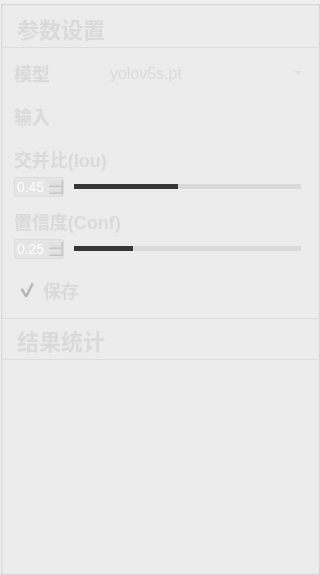
          <widget class="QGroupBox" name="groupBox_8">
           <property name="minimumSize">
            <size>
             <width>320</width>
             <height>0</height>
            </size>
           </property>
           <property name="maximumSize">
            <size>
             <width>320</width>
             <height>16777215</height>
            </size>
           </property>
           <property name="styleSheet">
            <string notr="true">#groupBox_8{
background-color: rgba(75, 75, 75, 200);
border: 0px solid #42adff;
border-radius:0px;}
</string>
           </property>
           <property name="title">
            <string/>
           </property>
           <layout class="QVBoxLayout" name="verticalLayout_8" stretch="0,0,0,0,0,0,0">
            <property name="spacing">
             <number>11</number>
            </property>
            <property name="leftMargin">
             <number>0</number>
            </property>
            <property name="topMargin">
             <number>0</number>
            </property>
            <property name="rightMargin">
             <number>0</number>
            </property>
            <property name="bottomMargin">
             <number>0</number>
            </property>
            <item>
             <widget class="QGroupBox" name="groupBox_2">
              <property name="minimumSize">
               <size>
                <width>0</width>
                <height>42</height>
               </size>
              </property>
              <property name="maximumSize">
               <size>
                <width>16777215</width>
                <height>42</height>
               </size>
              </property>
              <property name="styleSheet">
               <string notr="true">#groupBox_2{
border: 0px solid #42adff;
border-bottom: 1px solid rgba(200, 200, 200,100);
border-radius:0px;}</string>
              </property>
              <property name="title">
               <string/>
              </property>
              <layout class="QHBoxLayout" name="horizontalLayout_35">
               <property name="leftMargin">
                <number>11</number>
               </property>
               <property name="topMargin">
                <number>0</number>
               </property>
               <property name="rightMargin">
                <number>11</number>
               </property>
               <property name="bottomMargin">
                <number>0</number>
               </property>
               <item>
                <widget class="QLabel" name="label_5">
                 <property name="minimumSize">
                  <size>
                   <width>0</width>
                   <height>0</height>
                  </size>
                 </property>
                 <property name="maximumSize">
                  <size>
                   <width>16777215</width>
                   <height>40</height>
                  </size>
                 </property>
                 <property name="styleSheet">
                  <string notr="true">QLabel
{
	font-size: 22px;
	font-family: &quot;Microsoft YaHei&quot;;
	font-weight: bold;
 		border-radius:9px;
		background:rgba(66, 195, 255, 0);
color: rgb(218, 218, 218);

}
</string>
                 </property>
                 <property name="text">
                  <string>参数设置</string>
                 </property>
                </widget>
               </item>
               <item>
                <spacer name="horizontalSpacer_13">
                 <property name="orientation">
                  <enum>Qt::Horizontal</enum>
                 </property>
                 <property name="sizeHint" stdset="0">
                  <size>
                   <width>37</width>
                   <height>39</height>
                  </size>
                 </property>
                </spacer>
               </item>
              </layout>
             </widget>
            </item>
            <item>
             <layout class="QHBoxLayout" name="horizontalLayout_2">
              <property name="leftMargin">
               <number>11</number>
              </property>
              <property name="rightMargin">
               <number>11</number>
              </property>
              <item>
               <widget class="QLabel" name="label_3">
                <property name="minimumSize">
                 <size>
                  <width>0</width>
                  <height>28</height>
                 </size>
                </property>
                <property name="maximumSize">
                 <size>
                  <width>80</width>
                  <height>16777215</height>
                 </size>
                </property>
                <property name="styleSheet">
                 <string notr="true">QLabel
{
	font-size: 18px;
	font-family: &quot;Microsoft YaHei&quot;;
	font-weight: bold;
 		border-radius:9px;
		background:rgba(66, 195, 255, 0);
color: rgb(218, 218, 218);
}
</string>
                </property>
                <property name="text">
                 <string>模型</string>
                </property>
               </widget>
              </item>
              <item>
               <widget class="QComboBox" name="comboBox">
                <property name="minimumSize">
                 <size>
                  <width>0</width>
                  <height>28</height>
                 </size>
                </property>
                <property name="styleSheet">
                 <string notr="true">QComboBox QAbstractItemView {
font-family: &quot;Microsoft YaHei&quot;;
font-size: 16px;
background:rgba(200, 200, 200,150);
selection-background-color: rgba(200, 200, 200,50);
color: rgb(218, 218, 218);
outline:none;
border:none;}
QComboBox{
font-family: &quot;Microsoft YaHei&quot;;
font-size: 16px;
color: rgb(218, 218, 218);
border-width:0px;
border-color:white;
border-style:solid;
background-color: rgba(200, 200, 200,0);}

QComboBox::drop-down {
margin-top:8;
height:20;
background:rgba(255,255,255,0);
border-image: url(:/img/icon/下拉_白色.png);
}
</string>
                </property>
                <item>
                 <property name="text">
                  <string>yolov5s.pt</string>
                 </property>
                </item>
                <item>
                 <property name="text">
                  <string>yolov5m.pt</string>
                 </property>
                </item>
                <item>
                 <property name="text">
                  <string>yolov5l.pt</string>
                 </property>
                </item>
                <item>
                 <property name="text">
                  <string>yolov5x.pt</string>
                 </property>
                </item>
               </widget>
              </item>
             </layout>
            </item>
            <item>
             <layout class="QHBoxLayout" name="horizontalLayout_9">
              <property name="leftMargin">
               <number>11</number>
              </property>
              <property name="rightMargin">
               <number>0</number>
              </property>
              <item>
               <widget class="QLabel" name="label_10">
                <property name="maximumSize">
                 <size>
                  <width>80</width>
                  <height>16777215</height>
                 </size>
                </property>
                <property name="styleSheet">
                 <string notr="true">QLabel
{
	font-size: 18px;
	font-family: &quot;Microsoft YaHei&quot;;
	font-weight: bold;
 		border-radius:9px;
		background:rgba(66, 195, 255, 0);
color: rgb(218, 218, 218);
}
</string>
                </property>
                <property name="text">
                 <string>输入</string>
                </property>
               </widget>
              </item>
              <item>
               <layout class="QHBoxLayout" name="horizontalLayout_11">
                <item>
                 <widget class="QGroupBox" name="groupBox_5">
                  <property name="styleSheet">
                   <string notr="true">#groupBox_5{
background-color: rgba(48,148,243,0);
border: 0px solid #42adff;
border-left: 0px solid #d9d9d9;
border-right: 0px solid rgba(29, 83, 185, 255);
border-radius:0px;}</string>
                  </property>
                  <property name="title">
                   <string/>
                  </property>
                  <layout class="QHBoxLayout" name="horizontalLayout_8">
                   <property name="leftMargin">
                    <number>0</number>
                   </property>
                   <property name="topMargin">
                    <number>0</number>
                   </property>
                   <property name="rightMargin">
                    <number>0</number>
                   </property>
                   <property name="bottomMargin">
                    <number>0</number>
                   </property>
                   <item>
                    <widget class="QPushButton" name="fileButton">
                     <property name="minimumSize">
                      <size>
                       <width>55</width>
                       <height>28</height>
                      </size>
                     </property>
                     <property name="maximumSize">
                      <size>
                       <width>16777215</width>
                       <height>28</height>
                      </size>
                     </property>
                     <property name="toolTip">
                      <string>file</string>
                     </property>
                     <property name="styleSheet">
                      <string notr="true">QPushButton{font-family: &quot;Microsoft YaHei&quot;;
font-size: 14px;
font-weight: bold;
color:white;
text-align: center center;
padding-left: 5px;
padding-right: 5px;
padding-top: 4px;
padding-bottom: 4px;
border-style: solid;
border-width: 0px;
border-color: rgba(255, 255, 255, 255);
border-radius: 3px;
background-color: rgba(200, 200, 200,0);}

QPushButton:focus{outline: none;}

QPushButton::pressed{font-family: &quot;Microsoft YaHei&quot;;
                     font-size: 14px;
                     font-weight: bold;
                     color:rgb(200,200,200);
                     text-align: center center;
                     padding-left: 5px;
                     padding-right: 5px;
                     padding-top: 4px;
                     padding-bottom: 4px;
                     border-style: solid;
                     border-width: 0px;
                     border-color: rgba(255, 255, 255, 255);
                     border-radius: 3px;
                     background-color:  #bf513b;}

QPushButton::disabled{font-family: &quot;Microsoft YaHei&quot;;
                     font-size: 14px;
                     font-weight: bold;
                     color:rgb(200,200,200);
                     text-align: center center;
                     padding-left: 5px;
                     padding-right: 5px;
                     padding-top: 4px;
                     padding-bottom: 4px;
                     border-style: solid;
                     border-width: 0px;
                     border-color: rgba(255, 255, 255, 255);
                     border-radius: 3px;
                     background-color:  #bf513b;}
QPushButton::hover {
border-style: solid;
border-width: 0px;
border-radius: 0px;
background-color: rgba(48,148,243,80);}</string>
                     </property>
                     <property name="text">
                      <string/>
                     </property>
                     <property name="icon">
                      <iconset resource="../apprcc.qrc">
                       <normaloff>:/img/icon/打开.png</normaloff>:/img/icon/打开.png</iconset>
                     </property>
                    </widget>
                   </item>
                   <item>
                    <widget class="QPushButton" name="cameraButton">
                     <property name="minimumSize">
                      <size>
                       <width>55</width>
                       <height>28</height>
                      </size>
                     </property>
                     <property name="maximumSize">
                      <size>
                       <width>16777215</width>
                       <height>28</height>
                      </size>
                     </property>
                     <property name="toolTip">
                      <string>camera</string>
                     </property>
                     <property name="styleSheet">
                      <string notr="true">QPushButton{font-family: &quot;Microsoft YaHei&quot;;
font-size: 14px;
font-weight: bold;
color:white;
text-align: center center;
padding-left: 5px;
padding-right: 5px;
padding-top: 4px;
padding-bottom: 4px;
border-style: solid;
border-width: 0px;
border-color: rgba(255, 255, 255, 255);
border-radius: 3px;
background-color: rgba(48,148,243,0);}

QPushButton:focus{outline: none;}

QPushButton::pressed{font-family: &quot;Microsoft YaHei&quot;;
                     font-size: 14px;
                     font-weight: bold;
                     color:rgb(200,200,200);
                     text-align: center center;
                     padding-left: 5px;
                     padding-right: 5px;
                     padding-top: 4px;
                     padding-bottom: 4px;
                     border-style: solid;
                     border-width: 0px;
                     border-color: rgba(255, 255, 255, 255);
                     border-radius: 3px;
                     background-color:  #bf513b;}

QPushButton::disabled{font-family: &quot;Microsoft YaHei&quot;;
                     font-size: 14px;
                     font-weight: bold;
                     color:rgb(200,200,200);
                     text-align: center center;
                     padding-left: 5px;
                     padding-right: 5px;
                     padding-top: 4px;
                     padding-bottom: 4px;
                     border-style: solid;
                     border-width: 0px;
                     border-color: rgba(255, 255, 255, 255);
                     border-radius: 3px;
                     background-color:  #bf513b;}
QPushButton::hover {
border-style: solid;
border-width: 0px;
border-radius: 0px;
background-color: rgba(48,148,243,80);}</string>
                     </property>
                     <property name="text">
                      <string/>
                     </property>
                     <property name="icon">
                      <iconset resource="../apprcc.qrc">
                       <normaloff>:/img/icon/摄像头开.png</normaloff>:/img/icon/摄像头开.png</iconset>
                     </property>
                    </widget>
                   </item>
                   <item>
                    <widget class="QPushButton" name="rtspButton">
                     <property name="minimumSize">
                      <size>
                       <width>55</width>
                       <height>28</height>
                      </size>
                     </property>
                     <property name="maximumSize">
                      <size>
                       <width>16777215</width>
                       <height>28</height>
                      </size>
                     </property>
                     <property name="toolTip">
                      <string>rtsp</string>
                     </property>
                     <property name="styleSheet">
                      <string notr="true">QPushButton{font-family: &quot;Microsoft YaHei&quot;;
font-size: 14px;
font-weight: bold;
color:white;
text-align: center center;
padding-left: 5px;
padding-right: 5px;
padding-top: 4px;
padding-bottom: 4px;
border-style: solid;
border-width: 0px;
border-color: rgba(255, 255, 255, 255);
border-radius: 3px;
background-color: rgba(48,148,243,0);}

QPushButton:focus{outline: none;}

QPushButton::pressed{font-family: &quot;Microsoft YaHei&quot;;
                     font-size: 14px;
                     font-weight: bold;
                     color:rgb(200,200,200);
                     text-align: center center;
                     padding-left: 5px;
                     padding-right: 5px;
                     padding-top: 4px;
                     padding-bottom: 4px;
                     border-style: solid;
                     border-width: 0px;
                     border-color: rgba(255, 255, 255, 255);
                     border-radius: 3px;
                     background-color:  #bf513b;}

QPushButton::disabled{font-family: &quot;Microsoft YaHei&quot;;
                     font-size: 14px;
                     font-weight: bold;
                     color:rgb(200,200,200);
                     text-align: center center;
                     padding-left: 5px;
                     padding-right: 5px;
                     padding-top: 4px;
                     padding-bottom: 4px;
                     border-style: solid;
                     border-width: 0px;
                     border-color: rgba(255, 255, 255, 255);
                     border-radius: 3px;
                     background-color:  #bf513b;}
QPushButton::hover {
border-style: solid;
border-width: 0px;
border-radius: 0px;
background-color: rgba(48,148,243,80);}</string>
                     </property>
                     <property name="text">
                      <string/>
                     </property>
                     <property name="icon">
                      <iconset resource="../apprcc.qrc">
                       <normaloff>:/img/icon/实时视频流解析.png</normaloff>:/img/icon/实时视频流解析.png</iconset>
                     </property>
                    </widget>
                   </item>
                  </layout>
                 </widget>
                </item>
               </layout>
              </item>
             </layout>
            </item>
            <item>
             <layout class="QVBoxLayout" name="verticalLayout_3">
              <property name="spacing">
               <number>4</number>
              </property>
              <property name="leftMargin">
               <number>11</number>
              </property>
              <property name="rightMargin">
               <number>11</number>
              </property>
              <item>
               <widget class="QLabel" name="label_2">
                <property name="styleSheet">
                 <string notr="true">QLabel
{
	font-size: 18px;
	font-family: &quot;Microsoft YaHei&quot;;
	font-weight: bold;
 		border-radius:9px;
		background:rgba(66, 195, 255, 0);
color: rgb(218, 218, 218);
}
</string>
                </property>
                <property name="text">
                 <string>交并比(Iou)</string>
                </property>
               </widget>
              </item>
              <item>
               <layout class="QHBoxLayout" name="horizontalLayout_4">
                <property name="spacing">
                 <number>5</number>
                </property>
                <item>
                 <widget class="QDoubleSpinBox" name="iouSpinBox">
                  <property name="minimumSize">
                   <size>
                    <width>50</width>
                    <height>0</height>
                   </size>
                  </property>
                  <property name="maximumSize">
                   <size>
                    <width>50</width>
                    <height>16777215</height>
                   </size>
                  </property>
                  <property name="styleSheet">
                   <string notr="true">QDoubleSpinBox{
background:rgba(200, 200, 200,50);
color:white;
font-size: 14px;
font-family: &quot;Microsoft YaHei UI&quot;;
border-style: solid;
border-width: 1px;
border-color: rgba(200, 200, 200,100);
border-radius: 3px;}

QDoubleSpinBox::down-button{
background:rgba(200, 200, 200,0);
border-image: url(:/img/icon/箭头_列表展开.png);}
QDoubleSpinBox::down-button::hover{
background:rgba(200, 200, 200,100);
border-image: url(:/img/icon/箭头_列表展开.png);}

QDoubleSpinBox::up-button{
background:rgba(200, 200, 200,0);
border-image: url(:/img/icon/箭头_列表收起.png);}
QDoubleSpinBox::up-button::hover{
background:rgba(200, 200, 200,100);
border-image: url(:/img/icon/箭头_列表收起.png);}
</string>
                  </property>
                  <property name="maximum">
                   <double>1.000000000000000</double>
                  </property>
                  <property name="singleStep">
                   <double>0.010000000000000</double>
                  </property>
                  <property name="value">
                   <double>0.450000000000000</double>
                  </property>
                 </widget>
                </item>
                <item>
                 <widget class="QSlider" name="iouSlider">
                  <property name="styleSheet">
                   <string notr="true">QSlider{
border-color: #bcbcbc;
color:#d9d9d9;
}
QSlider::groove:horizontal {                                
     border: 1px solid #999999;                             
     height: 3px;                                           
    margin: 0px 0;                                         
     left: 5px; right: 5px; 
 }
QSlider::handle:horizontal {                               
     border: 0px ; 
     border-image: url(:/img/icon/圆.png);
	 width:15px;
     margin: -7px -7px -7px -7px;                  
} 
QSlider::add-page:horizontal{
background: qlineargradient(spread:pad, x1:0, y1:1, x2:0, y2:0, stop:0 #d9d9d9, stop:0.25 #d9d9d9, stop:0.5 #d9d9d9, stop:1 #d9d9d9); 

}
QSlider::sub-page:horizontal{                               
 background: qlineargradient(spread:pad, x1:0, y1:1, x2:0, y2:0, stop:0 #373737, stop:0.25 #373737, stop:0.5 #373737, stop:1 #373737);                     
}</string>
                  </property>
                  <property name="maximum">
                   <number>100</number>
                  </property>
                  <property name="value">
                   <number>45</number>
                  </property>
                  <property name="orientation">
                   <enum>Qt::Horizontal</enum>
                  </property>
                 </widget>
                </item>
               </layout>
              </item>
             </layout>
            </item>
            <item>
             <layout class="QVBoxLayout" name="verticalLayout">
              <property name="spacing">
               <number>4</number>
              </property>
              <property name="leftMargin">
               <number>11</number>
              </property>
              <property name="rightMargin">
               <number>11</number>
              </property>
              <item>
               <widget class="QLabel" name="label">
                <property name="styleSheet">
                 <string notr="true">QLabel
{
	font-size: 18px;
	font-family: &quot;Microsoft YaHei&quot;;
	font-weight: bold;
 		border-radius:9px;
		background:rgba(66, 195, 255, 0);
color: rgb(218, 218, 218);
}
</string>
                </property>
                <property name="text">
                 <string>置信度(Conf)</string>
                </property>
               </widget>
              </item>
              <item>
               <layout class="QHBoxLayout" name="horizontalLayout_3">
                <property name="spacing">
                 <number>5</number>
                </property>
                <item>
                 <widget class="QDoubleSpinBox" name="confSpinBox">
                  <property name="minimumSize">
                   <size>
                    <width>50</width>
                    <height>0</height>
                   </size>
                  </property>
                  <property name="maximumSize">
                   <size>
                    <width>50</width>
                    <height>16777215</height>
                   </size>
                  </property>
                  <property name="focusPolicy">
                   <enum>Qt::ClickFocus</enum>
                  </property>
                  <property name="styleSheet">
                   <string notr="true">QDoubleSpinBox{
background:rgba(200, 200, 200,50);
color:white;
font-size: 14px;
font-family: &quot;Microsoft YaHei UI&quot;;
border-style: solid;
border-width: 1px;
border-color: rgba(200, 200, 200,100);
border-radius: 3px;}

QDoubleSpinBox::down-button{
background:rgba(200, 200, 200,0);
border-image: url(:/img/icon/箭头_列表展开.png);}
QDoubleSpinBox::down-button::hover{
background:rgba(200, 200, 200,100);
border-image: url(:/img/icon/箭头_列表展开.png);}

QDoubleSpinBox::up-button{
background:rgba(200, 200, 200,0);
border-image: url(:/img/icon/箭头_列表收起.png);}
QDoubleSpinBox::up-button::hover{
background:rgba(200, 200, 200,100);
border-image: url(:/img/icon/箭头_列表收起.png);}
</string>
                  </property>
                  <property name="maximum">
                   <double>1.000000000000000</double>
                  </property>
                  <property name="singleStep">
                   <double>0.010000000000000</double>
                  </property>
                  <property name="value">
                   <double>0.250000000000000</double>
                  </property>
                 </widget>
                </item>
                <item>
                 <widget class="QSlider" name="confSlider">
                  <property name="styleSheet">
                   <string notr="true">QSlider{
border-color: #bcbcbc;
color:#d9d9d9;
}
QSlider::groove:horizontal {                                
     border: 1px solid #999999;                             
     height: 3px;                                           
    margin: 0px 0;                                         
     left: 5px; right: 5px; 
 }
QSlider::handle:horizontal {                               
     border: 0px ; 
     border-image: url(:/img/icon/圆.png);
	 width:15px;
     margin: -7px -7px -7px -7px;                  
} 
QSlider::add-page:horizontal{
background: qlineargradient(spread:pad, x1:0, y1:1, x2:0, y2:0, stop:0 #d9d9d9, stop:0.25 #d9d9d9, stop:0.5 #d9d9d9, stop:1 #d9d9d9); 

}
QSlider::sub-page:horizontal{                               
 background: qlineargradient(spread:pad, x1:0, y1:1, x2:0, y2:0, stop:0 #373737, stop:0.25 #373737, stop:0.5 #373737, stop:1 #373737);                     
}</string>
                  </property>
                  <property name="maximum">
                   <number>100</number>
                  </property>
                  <property name="value">
                   <number>25</number>
                  </property>
                  <property name="orientation">
                   <enum>Qt::Horizontal</enum>
                  </property>
                  <property name="tickPosition">
                   <enum>QSlider::NoTicks</enum>
                  </property>
                 </widget>
                </item>
               </layout>
              </item>
             </layout>
            </item>
            <item>
             <widget class="QGroupBox" name="groupBox_6">
              <property name="minimumSize">
               <size>
                <width>0</width>
                <height>0</height>
               </size>
              </property>
              <property name="maximumSize">
               <size>
                <width>16777215</width>
                <height>42</height>
               </size>
              </property>
              <property name="styleSheet">
               <string notr="true">#groupBox_6{
border: 0px solid #42adff;
border-radius:0px;}</string>
              </property>
              <property name="title">
               <string/>
              </property>
              <layout class="QHBoxLayout" name="horizontalLayout_36">
               <property name="leftMargin">
                <number>11</number>
               </property>
               <property name="topMargin">
                <number>0</number>
               </property>
               <property name="rightMargin">
                <number>11</number>
               </property>
               <property name="bottomMargin">
                <number>0</number>
               </property>
               <item>
                <widget class="QCheckBox" name="saveCheckBox">
                 <property name="styleSheet">
                  <string notr="true">
QCheckBox
{font-size: 18px;
	font-family: &quot;Microsoft YaHei&quot;;
	font-weight: bold;
 		border-radius:9px;
		background:rgba(66, 195, 255, 0);
color: rgb(218, 218, 218);;}

QCheckBox::indicator {
	width: 20px;
	height: 20px;
}
QCheckBox::indicator:unchecked {
    image: url(:/img/icon/button-off.png);
}

QCheckBox::indicator:checked {
    
    image: url(:/img/icon/button-on.png);
}
</string>
                 </property>
                 <property name="text">
                  <string>保存</string>
                 </property>
                 <property name="checked">
                  <bool>true</bool>
                 </property>
                </widget>
               </item>
              </layout>
             </widget>
            </item>
            <item>
             <layout class="QVBoxLayout" name="verticalLayout_7" stretch="0,1">
              <property name="topMargin">
               <number>0</number>
              </property>
              <property name="bottomMargin">
               <number>0</number>
              </property>
              <item>
               <widget class="QGroupBox" name="groupBox_9">
                <property name="minimumSize">
                 <size>
                  <width>0</width>
                  <height>42</height>
                 </size>
                </property>
                <property name="maximumSize">
                 <size>
                  <width>16777215</width>
                  <height>42</height>
                 </size>
                </property>
                <property name="styleSheet">
                 <string notr="true">#groupBox_9{
border: 0px solid #42adff;
border-top: 1px solid rgba(200, 200, 200,100);
border-bottom: 1px solid rgba(200, 200, 200,100);
border-radius:0px;}</string>
                </property>
                <property name="title">
                 <string/>
                </property>
                <layout class="QHBoxLayout" name="horizontalLayout_38">
                 <property name="leftMargin">
                  <number>11</number>
                 </property>
                 <property name="topMargin">
                  <number>0</number>
                 </property>
                 <property name="rightMargin">
                  <number>11</number>
                 </property>
                 <property name="bottomMargin">
                  <number>0</number>
                 </property>
                 <item>
                  <widget class="QLabel" name="label_11">
                   <property name="styleSheet">
                    <string notr="true">QLabel
{
	font-size: 22px;
	font-family: &quot;Microsoft YaHei&quot;;
	font-weight: bold;
 		border-radius:9px;
		background:rgba(66, 195, 255, 0);
color: rgb(218, 218, 218);
}
</string>
                   </property>
                   <property name="text">
                    <string>结果统计</string>
                   </property>
                  </widget>
                 </item>
                 <item>
                  <spacer name="horizontalSpacer_15">
                   <property name="orientation">
                    <enum>Qt::Horizontal</enum>
                   </property>
                   <property name="sizeHint" stdset="0">
                    <size>
                     <width>37</width>
                     <height>39</height>
                    </size>
                   </property>
                  </spacer>
                 </item>
                </layout>
               </widget>
              </item>
              <item>
               <widget class="QGroupBox" name="groupBox_10">
                <property name="minimumSize">
                 <size>
                  <width>0</width>
                  <height>42</height>
                 </size>
                </property>
                <property name="maximumSize">
                 <size>
                  <width>16777215</width>
                  <height>16777215</height>
                 </size>
                </property>
                <property name="styleSheet">
                 <string notr="true">#groupBox_10{
border: 0px solid #42adff;

border-radius:0px;}</string>
                </property>
                <property name="title">
                 <string/>
                </property>
                <layout class="QHBoxLayout" name="horizontalLayout_39">
                 <property name="leftMargin">
                  <number>11</number>
                 </property>
                 <property name="topMargin">
                  <number>0</number>
                 </property>
                 <property name="rightMargin">
                  <number>11</number>
                 </property>
                 <property name="bottomMargin">
                  <number>0</number>
                 </property>
                 <item>
                  <widget class="QListWidget" name="resultWidget">
                   <property name="styleSheet">
                    <string notr="true">QListWidget{
background-color: rgba(12, 28, 77, 0);

border-radius:0px;
font-family: &quot;Microsoft YaHei&quot;;
font-size: 16px;
color: rgb(218, 218, 218);
}
</string>
                   </property>
                  </widget>
                 </item>
                </layout>
               </widget>
              </item>
             </layout>
            </item>
           </layout>
          </widget>
